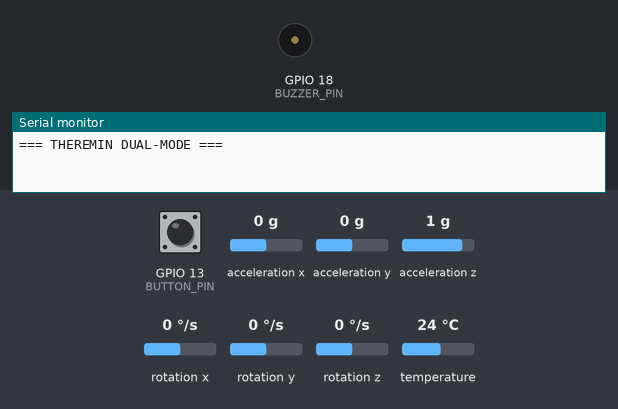
Simulated run of this sketch. Board: ESP32. Parts: buzzer (waves = sounding), the last lines printed to the serial monitor. Inputs (shaded band) come from the test bench; at power-on: GPIO 13 (BUTTON_PIN) HIGH, acceleration x 0 g, acceleration y 0 g, acceleration z 1 g, rotation x 0 °/s, rotation y 0 °/s, rotation z 0 °/s, temperature 24 °C.

Above: at 1.2 s.
1.3 s: GPIO 13 (BUTTON_PIN) pulled LOW for 1 s
At 1.47 s:
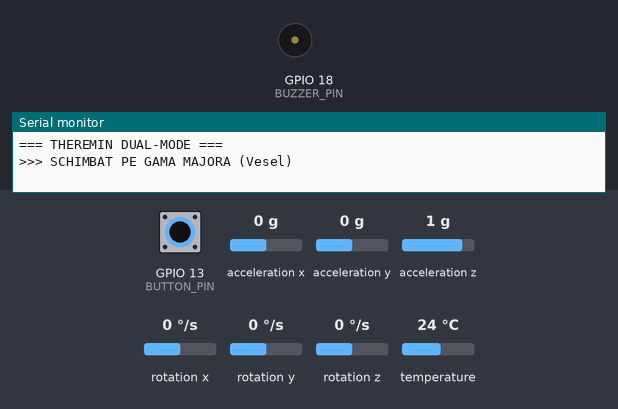
3.8 s: acceleration x set to -1.4 g
At 5.0 s:
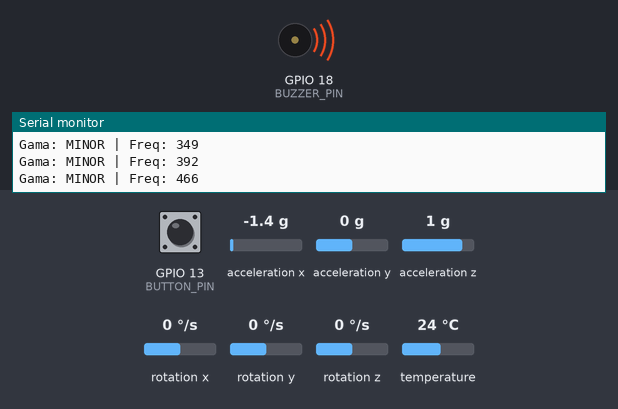
5.3 s: GPIO 13 (BUTTON_PIN) pulled LOW for 0.15 s
At 5.78 s:
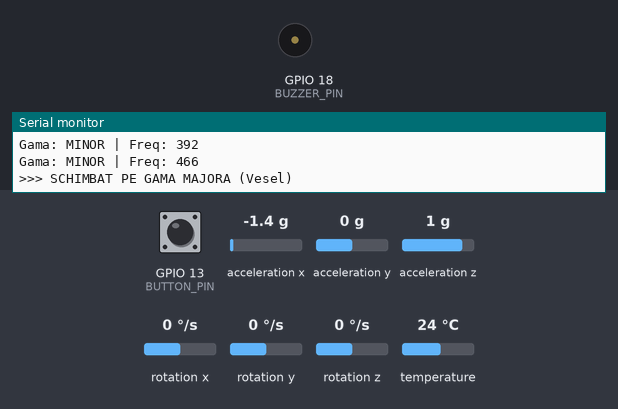
7.4 s: acceleration y set to -1.4 g
At 7.9 s:
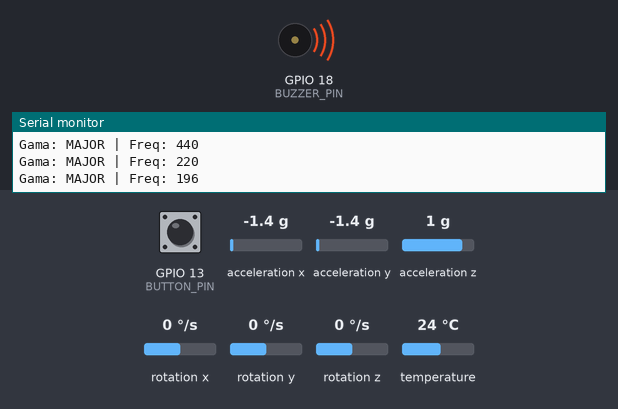
8.9 s: acceleration x set to 0 g
At 9.4 s:
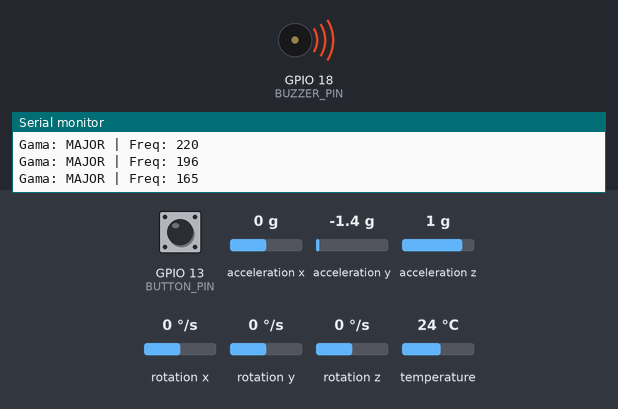
Timing chart, 0 to 11.4 s (numbered marks = the images above; inputs shaded):
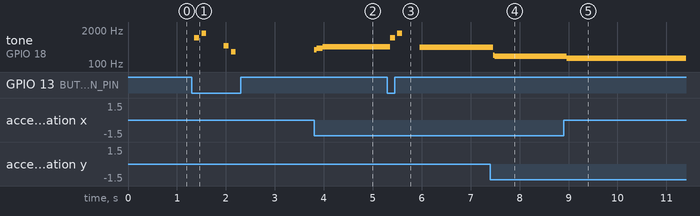

The sketch:

device_glove.ino
```cpp
#include <Adafruit_MPU6050.h>
#include <Adafruit_Sensor.h>
#include <Wire.h>
#include <math.h>
#include <esp_now.h>
#include <WiFi.h>

Adafruit_MPU6050 mpu;

uint8_t broadcastAddress[] = {0x88, 0x13, 0xBF, 0x0D, 0xB7, 0x54};

const int BUZZER_PIN = 18;
const int BUTTON_PIN = 13;

const int NUMAR_NOTE = 5;

int noteMinor[] = {262, 311, 349, 392, 466};
int noteMajor[] = {262, 294, 330, 392, 440};

int* noteCurente = noteMinor;
bool esteMajor = false;

int lastButtonState = HIGH;
unsigned long lastDebounceTime = 0;
unsigned long debounceDelay = 50;

float pitchSmooth = 0;
float rollSmooth = 0;
const float ALPHA = 0.15;
int ultimaFrecventa = 0;
bool esteLiniste = false;

typedef struct struct_message {
  int frecventa;
} struct_message;

struct_message myData;
esp_now_peer_info_t peerInfo;

void OnDataSent(const esp_now_send_info_t *info, esp_now_send_status_t status) {
}

void setup() {
  Serial.begin(115200);

  pinMode(BUZZER_PIN, OUTPUT);
  pinMode(BUTTON_PIN, INPUT_PULLUP);

  WiFi.mode(WIFI_STA);
  if (esp_now_init() != ESP_OK) {
    Serial.println("Eroare ESP-NOW");
    return;
  }
  esp_now_register_send_cb(OnDataSent);

  memcpy(peerInfo.peer_addr, broadcastAddress, 6);
  peerInfo.channel = 0;
  peerInfo.encrypt = false;
  if (esp_now_add_peer(&peerInfo) != ESP_OK){
    Serial.println("Eroare adaugare peer");
    return;
  }

  if (!mpu.begin()) {
    Serial.println("Senzor MPU6050 lipsa!");
    while (1) {
      tone(BUZZER_PIN, 1000, 100); delay(200);
    }
  }
  mpu.setAccelerometerRange(MPU6050_RANGE_4_G);
  mpu.setFilterBandwidth(MPU6050_BAND_10_HZ);

  Serial.println("=== THEREMIN DUAL-MODE ===");
}

void loop() {
  int reading = digitalRead(BUTTON_PIN);

  if (reading != lastButtonState) {
    lastDebounceTime = millis();
  }

  if ((millis() - lastDebounceTime) > debounceDelay) {
    if (reading == LOW) {
       schimbaGama();
       delay(300);
    }
  }
  lastButtonState = reading;

  sensors_event_t a, g, temp;
  mpu.getEvent(&a, &g, &temp);

  float pitch = atan2(-a.acceleration.x, sqrt(a.acceleration.y*a.acceleration.y + a.acceleration.z*a.acceleration.z)) * 180.0 / PI;
  float roll = atan2(a.acceleration.y, a.acceleration.z) * 180.0 / PI;

  pitchSmooth = ALPHA * pitch + (1.0 - ALPHA) * pitchSmooth;
  rollSmooth = ALPHA * roll + (1.0 - ALPHA) * rollSmooth;

  if (abs(pitchSmooth) < 4.0 && abs(rollSmooth) < 8.0) {
    if (!esteLiniste) {
      noTone(BUZZER_PIN);
      esteLiniste = true;
      ultimaFrecventa = 0;

      myData.frecventa = 0;
      esp_now_send(broadcastAddress, (uint8_t *) &myData, sizeof(myData));
    }
    return;
  }
  esteLiniste = false;

  float multiplicator = 1.0;
  if (rollSmooth < -25) multiplicator = 0.5;
  else if (rollSmooth > 25) multiplicator = 2.0;

  int unghiLimitat = constrain((int)pitchSmooth, -45, 45);
  int indexNota = map(unghiLimitat, -45, 45, 0, NUMAR_NOTE - 1);
  indexNota = constrain(indexNota, 0, NUMAR_NOTE - 1);

  int frecventaNoua = noteCurente[indexNota] * multiplicator;

  if (frecventaNoua != ultimaFrecventa) {
    tone(BUZZER_PIN, frecventaNoua);
    ultimaFrecventa = frecventaNoua;

    myData.frecventa = frecventaNoua;
    esp_now_send(broadcastAddress, (uint8_t *) &myData, sizeof(myData));

    Serial.print("Gama: "); Serial.print(esteMajor ? "MAJOR" : "MINOR");
    Serial.print(" | Freq: "); Serial.println(frecventaNoua);
  }

  delay(15);
}

void schimbaGama() {
  esteMajor = !esteMajor;

  if (esteMajor) {
    noteCurente = noteMajor;
    Serial.println(">>> SCHIMBAT PE GAMA MAJORA (Vesel)");
    tone(BUZZER_PIN, 1000, 100); delay(150);
    tone(BUZZER_PIN, 1500, 100); delay(150);
  } else {
    noteCurente = noteMinor;
    Serial.println(">>> SCHIMBAT PE GAMA MINORA (Misterios)");
    tone(BUZZER_PIN, 500, 100); delay(150);
    tone(BUZZER_PIN, 300, 100); delay(150);
  }
  ultimaFrecventa = 0;
}
```

Measured:
- after the input at 1.3 s, tone on GPIO 18 (BUZZER_PIN): plays 1000 Hz for 0.10 s, 1500 Hz for 0.10 s, 500 Hz for 0.10 s, 300 Hz for 0.10 s, starting after 0.05 s
- after the input at 3.8 s, tone on GPIO 18 (BUZZER_PIN): silent → 349 Hz at once, → 392 Hz 0.05 s later, → 466 Hz 0.12 s later
- after the input at 5.3 s, tone on GPIO 18 (BUZZER_PIN): plays 1000 Hz for 0.10 s, 1500 Hz for 0.10 s, 440 Hz for 1.4 s, starting after 0.06 s
- after the input at 7.4 s, tone on GPIO 18 (BUZZER_PIN): 440 Hz → 220 Hz after 0.06 s, → 196 Hz 0.03 s later
- after the input at 8.9 s, tone on GPIO 18 (BUZZER_PIN): 196 Hz → 165 Hz after 0.06 s
